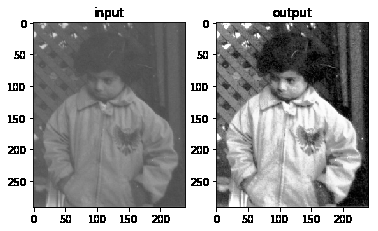
#> input picture 2019/README/locally adaptive histogram.jpg, 378 x 231 px, found by its file name
$ jupyter execute 'locally adaptive histogram.ipynb'   (shell and % lines are left out)
#> lines starting #> are read from the running program, lines starting #| are printed output that depends on the picture
[cell 1]
import numpy as np
import cv2
import matplotlib.pyplot as plt

[cell 2]
img = cv2.imread('locally adaptive histogram.jpg')
#> img is the input picture: shape (231, 378, 3); min 0, max 255, mean 159.5
plt.imshow(img)

[cell 3]
def intensity(img):
    intensity_scale = np.zeros(256, np.int32)
    for i in range(0, img.shape[0]):
        for j in range(0, img.shape[1]):
            for z in range(img.shape[2]):
                intensity = img[i][j][z]
                intensity_scale[intensity] += 1
#> after the loop, intensity_scale = 256 values, max 85017 at index 255, min 0 at index 38, mean 1023.3
    return intensity_scale/(img.shape[0] * img.shape[1] * img.shape[2])

[cell 4]
plt.plot(intensity(img))
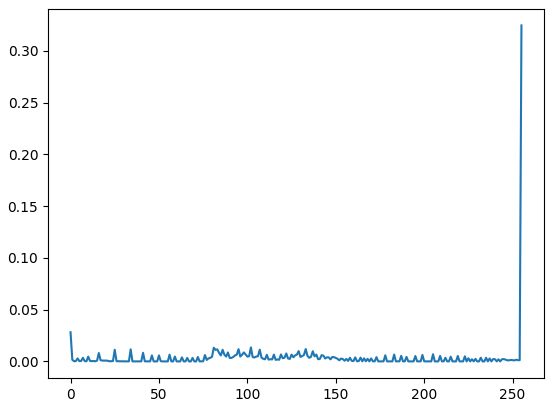
#> figure drawn by matplotlib, 1 panel; curve peaks at x = 255, y = 0.325

[cell 5]
old_instensity = intensity(img)
#> old_instensity = 256 values, max 0.325 at index 255, min 0 at index 38, mean 0.00391
new_intensity = np.cumsum(old_instensity)
#> new_intensity = 256 values from 0.0281 to 1

import matplotlib.pyplot as plt
intensity(img)
plt.plot(old_instensity, color="r")
plt.plot(new_intensity, color="g")
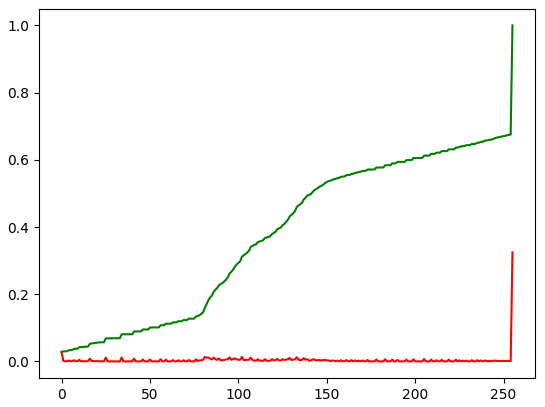
#> figure drawn by matplotlib, 1 panel; curve peaks at x = 255, y = 0.325; curve peaks at x = 255, y = 1

[cell 6]
new_image = np.zeros((img.shape[0], img.shape[1], img.shape[2]))
new_style = np.uint8(255 * new_intensity)
#> new_style = 256 values from 7 to 255

for i in range(img.shape[0]):
    for j in range(img.shape[1]):
        for z in range(img.shape[2]):
            new_image[i, j, z] = new_intensity[(img[i, j, z])]# // 3
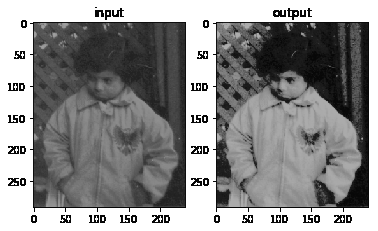
#> new_image: shape (231, 378, 3) float64; min 0.0281, max 1, mean 0.555

figure, axes = plt.subplots(1,2)
axes[0].imshow(img)
axes[0].set_title("input")
axes[1].imshow(new_image)
axes[1].set_title("output")
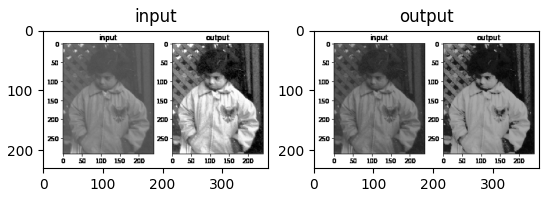
#> figure drawn by matplotlib, 2 panels
